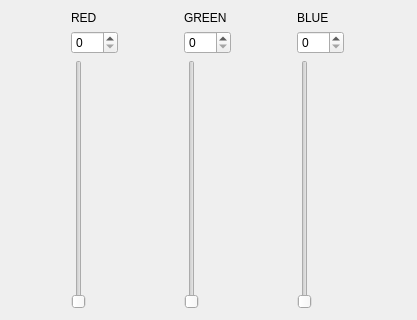
<?xml version="1.0" encoding="UTF-8"?>
<ui version="4.0">
 <class>Form</class>
 <widget class="QWidget" name="Form">
  <property name="geometry">
   <rect>
    <x>0</x>
    <y>0</y>
    <width>417</width>
    <height>320</height>
   </rect>
  </property>
  <property name="windowTitle">
   <string>Form</string>
  </property>
  <layout class="QHBoxLayout" name="horizontalLayout">
   <item>
    <layout class="QGridLayout" name="gridLayout">
     <item row="0" column="0">
      <widget class="QLabel" name="label">
       <property name="text">
        <string>RED</string>
       </property>
      </widget>
     </item>
     <item row="1" column="0">
      <widget class="QSpinBox" name="spinBox">
       <property name="maximum">
        <number>255</number>
       </property>
      </widget>
     </item>
     <item row="2" column="0">
      <widget class="QSlider" name="verticalSlider">
       <property name="maximum">
        <number>255</number>
       </property>
       <property name="orientation">
        <enum>Qt::Vertical</enum>
       </property>
      </widget>
     </item>
    </layout>
   </item>
   <item>
    <layout class="QGridLayout" name="gridLayout_2">
     <item row="0" column="0">
      <widget class="QLabel" name="label_2">
       <property name="text">
        <string>GREEN</string>
       </property>
      </widget>
     </item>
     <item row="1" column="0">
      <widget class="QSpinBox" name="spinBox_2">
       <property name="maximum">
        <number>255</number>
       </property>
      </widget>
     </item>
     <item row="2" column="0">
      <widget class="QSlider" name="verticalSlider_2">
       <property name="maximum">
        <number>255</number>
       </property>
       <property name="orientation">
        <enum>Qt::Vertical</enum>
       </property>
      </widget>
     </item>
    </layout>
   </item>
   <item>
    <layout class="QGridLayout" name="gridLayout_3">
     <item row="0" column="0">
      <widget class="QLabel" name="label_3">
       <property name="text">
        <string>BLUE</string>
       </property>
      </widget>
     </item>
     <item row="1" column="0">
      <widget class="QSpinBox" name="spinBox_3">
       <property name="maximum">
        <number>255</number>
       </property>
      </widget>
     </item>
     <item row="2" column="0">
      <widget class="QSlider" name="verticalSlider_3">
       <property name="orientation">
        <enum>Qt::Vertical</enum>
       </property>
      </widget>
     </item>
    </layout>
   </item>
  </layout>
 </widget>
 <resources/>
 <connections>
  <connection>
   <sender>verticalSlider</sender>
   <signal>valueChanged(int)</signal>
   <receiver>spinBox</receiver>
   <slot>setValue(int)</slot>
   <hints>
    <hint type="sourcelabel">
     <x>57</x>
     <y>148</y>
    </hint>
    <hint type="destinationlabel">
     <x>54</x>
     <y>39</y>
    </hint>
   </hints>
  </connection>
  <connection>
   <sender>spinBox</sender>
   <signal>valueChanged(int)</signal>
   <receiver>verticalSlider</receiver>
   <slot>setValue(int)</slot>
   <hints>
    <hint type="sourcelabel">
     <x>77</x>
     <y>44</y>
    </hint>
    <hint type="destinationlabel">
     <x>54</x>
     <y>138</y>
    </hint>
   </hints>
  </connection>
  <connection>
   <sender>verticalSlider_2</sender>
   <signal>valueChanged(int)</signal>
   <receiver>spinBox_2</receiver>
   <slot>setValue(int)</slot>
   <hints>
    <hint type="sourcelabel">
     <x>195</x>
     <y>76</y>
    </hint>
    <hint type="destinationlabel">
     <x>197</x>
     <y>43</y>
    </hint>
   </hints>
  </connection>
  <connection>
   <sender>spinBox_2</sender>
   <signal>valueChanged(int)</signal>
   <receiver>verticalSlider_2</receiver>
   <slot>setValue(int)</slot>
   <hints>
    <hint type="sourcelabel">
     <x>213</x>
     <y>42</y>
    </hint>
    <hint type="destinationlabel">
     <x>191</x>
     <y>165</y>
    </hint>
   </hints>
  </connection>
  <connection>
   <sender>verticalSlider_3</sender>
   <signal>valueChanged(int)</signal>
   <receiver>spinBox_3</receiver>
   <slot>setValue(int)</slot>
   <hints>
    <hint type="sourcelabel">
     <x>323</x>
     <y>163</y>
    </hint>
    <hint type="destinationlabel">
     <x>335</x>
     <y>44</y>
    </hint>
   </hints>
  </connection>
  <connection>
   <sender>spinBox_3</sender>
   <signal>valueChanged(int)</signal>
   <receiver>verticalSlider_3</receiver>
   <slot>setValue(int)</slot>
   <hints>
    <hint type="sourcelabel">
     <x>356</x>
     <y>42</y>
    </hint>
    <hint type="destinationlabel">
     <x>326</x>
     <y>121</y>
    </hint>
   </hints>
  </connection>
 </connections>
</ui>
